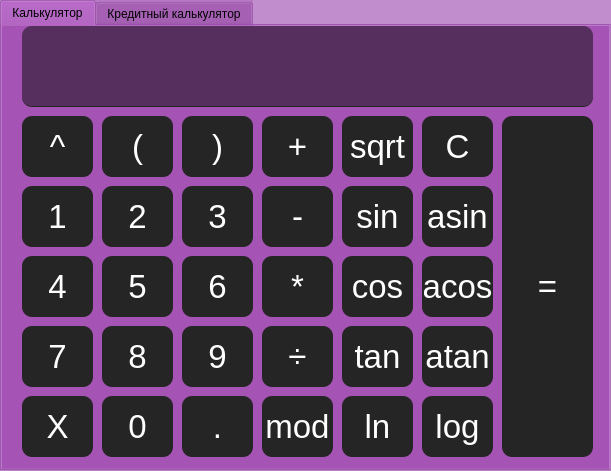
<?xml version="1.0" encoding="UTF-8"?>
<ui version="4.0">
 <class>MainWindow</class>
 <widget class="QMainWindow" name="MainWindow">
  <property name="geometry">
   <rect>
    <x>0</x>
    <y>0</y>
    <width>611</width>
    <height>471</height>
   </rect>
  </property>
  <property name="windowTitle">
   <string>MainWindow</string>
  </property>
  <property name="styleSheet">
   <string notr="true">
background-color: rgba(150, 61, 166, 64);</string>
  </property>
  <widget class="QWidget" name="centralwidget">
   <widget class="QTabWidget" name="tabWidget">
    <property name="geometry">
     <rect>
      <x>0</x>
      <y>0</y>
      <width>611</width>
      <height>471</height>
     </rect>
    </property>
    <property name="currentIndex">
     <number>0</number>
    </property>
    <widget class="QWidget" name="tab_3">
     <attribute name="title">
      <string>Калькулятор</string>
     </attribute>
     <widget class="QLabel" name="result">
      <property name="geometry">
       <rect>
        <x>20</x>
        <y>0</y>
        <width>571</width>
        <height>81</height>
       </rect>
      </property>
      <property name="styleSheet">
       <string notr="true">
    border-radius:  10px;
    background-color:  rgb(37, 37, 37);
    color:  rgb(255, 255, 255);
    font-size:  33px;
	font: 14pt &quot;Comic Sans MS&quot;;
</string>
      </property>
      <property name="text">
       <string/>
      </property>
      <property name="alignment">
       <set>Qt::AlignJustify|Qt::AlignVCenter</set>
      </property>
     </widget>
     <widget class="QPushButton" name="pushButton_2">
      <property name="geometry">
       <rect>
        <x>100</x>
        <y>160</y>
        <width>71</width>
        <height>61</height>
       </rect>
      </property>
      <property name="styleSheet">
       <string notr="true">QPushButton {
    border-radius:  10px;
    background-color:  rgb(37, 37, 37);
    color:  rgb(255, 255, 255);
    font-size:  33px;
	font: 16pt &quot;Comic Sans MS&quot;;
}

QPushButton:pressed {
    background-color:  rgb(148, 59, 165);
}</string>
      </property>
      <property name="text">
       <string>2</string>
      </property>
     </widget>
     <widget class="QPushButton" name="pushButton_mod">
      <property name="geometry">
       <rect>
        <x>260</x>
        <y>370</y>
        <width>71</width>
        <height>61</height>
       </rect>
      </property>
      <property name="styleSheet">
       <string notr="true">QPushButton {
    border-radius:  10px;
    background-color:  rgb(37, 37, 37);
    color:  rgb(255, 255, 255);
    font-size:  33px;
	font: 16pt &quot;Comic Sans MS&quot;;
}

QPushButton:pressed {
    background-color:  rgb(148, 59, 165);
}</string>
      </property>
      <property name="text">
       <string>mod</string>
      </property>
     </widget>
     <widget class="QPushButton" name="pushButton_right">
      <property name="geometry">
       <rect>
        <x>180</x>
        <y>90</y>
        <width>71</width>
        <height>61</height>
       </rect>
      </property>
      <property name="styleSheet">
       <string notr="true">QPushButton {
    border-radius:  10px;
    background-color:  rgb(37, 37, 37);
    color:  rgb(255, 255, 255);
    font-size:  33px;
	font: 16pt &quot;Comic Sans MS&quot;;
}

QPushButton:pressed {
    background-color:  rgb(148, 59, 165);
}</string>
      </property>
      <property name="text">
       <string>)</string>
      </property>
     </widget>
     <widget class="QPushButton" name="pushButton_sin">
      <property name="geometry">
       <rect>
        <x>340</x>
        <y>160</y>
        <width>71</width>
        <height>61</height>
       </rect>
      </property>
      <property name="styleSheet">
       <string notr="true">QPushButton {
    border-radius:  10px;
    background-color:  rgb(37, 37, 37);
    color:  rgb(255, 255, 255);
    font-size:  33px;
	font: 16pt &quot;Comic Sans MS&quot;;
}

QPushButton:pressed {
    background-color:  rgb(148, 59, 165);
}</string>
      </property>
      <property name="text">
       <string>sin</string>
      </property>
     </widget>
     <widget class="QPushButton" name="pushButton_9">
      <property name="geometry">
       <rect>
        <x>180</x>
        <y>300</y>
        <width>71</width>
        <height>61</height>
       </rect>
      </property>
      <property name="styleSheet">
       <string notr="true">QPushButton {
    border-radius:  10px;
    background-color:  rgb(37, 37, 37);
    color:  rgb(255, 255, 255);
    font-size:  33px;
	font: 16pt &quot;Comic Sans MS&quot;;
}

QPushButton:pressed {
    background-color:  rgb(148, 59, 165);
}</string>
      </property>
      <property name="text">
       <string>9</string>
      </property>
     </widget>
     <widget class="QPushButton" name="pushButton_1">
      <property name="geometry">
       <rect>
        <x>20</x>
        <y>160</y>
        <width>71</width>
        <height>61</height>
       </rect>
      </property>
      <property name="styleSheet">
       <string notr="true">QPushButton {
    border-radius:  10px;
    background-color:  rgb(37, 37, 37);
    color:  rgb(255, 255, 255);
    font-size:  33px;
	font: 16pt &quot;Comic Sans MS&quot;;
}

QPushButton:pressed {
    background-color:  rgb(148, 59, 165);
}</string>
      </property>
      <property name="text">
       <string>1</string>
      </property>
     </widget>
     <widget class="QPushButton" name="pushButton_left">
      <property name="geometry">
       <rect>
        <x>100</x>
        <y>90</y>
        <width>71</width>
        <height>61</height>
       </rect>
      </property>
      <property name="styleSheet">
       <string notr="true">QPushButton {
    border-radius:  10px;
    background-color:  rgb(37, 37, 37);
    color:  rgb(255, 255, 255);
    font-size:  33px;
	font: 16pt &quot;Comic Sans MS&quot;;
}

QPushButton:pressed {
    background-color:  rgb(148, 59, 165);
}</string>
      </property>
      <property name="text">
       <string>(</string>
      </property>
     </widget>
     <widget class="QPushButton" name="pushButton_point">
      <property name="geometry">
       <rect>
        <x>180</x>
        <y>370</y>
        <width>71</width>
        <height>61</height>
       </rect>
      </property>
      <property name="styleSheet">
       <string notr="true">QPushButton {
    border-radius:  10px;
    background-color:  rgb(37, 37, 37);
    color:  rgb(255, 255, 255);
    font-size:  33px;
	font: 16pt &quot;Comic Sans MS&quot;;
}

QPushButton:pressed {
    background-color:  rgb(148, 59, 165);
}</string>
      </property>
      <property name="text">
       <string>.</string>
      </property>
     </widget>
     <widget class="QPushButton" name="pushButton_ln">
      <property name="geometry">
       <rect>
        <x>340</x>
        <y>370</y>
        <width>71</width>
        <height>61</height>
       </rect>
      </property>
      <property name="styleSheet">
       <string notr="true">QPushButton {
    border-radius:  10px;
    background-color:  rgb(37, 37, 37);
    color:  rgb(255, 255, 255);
    font-size:  33px;
	font: 16pt &quot;Comic Sans MS&quot;;
}

QPushButton:pressed {
    background-color:  rgb(148, 59, 165);
}</string>
      </property>
      <property name="text">
       <string>ln</string>
      </property>
     </widget>
     <widget class="QPushButton" name="pushButton_0">
      <property name="geometry">
       <rect>
        <x>100</x>
        <y>370</y>
        <width>71</width>
        <height>61</height>
       </rect>
      </property>
      <property name="styleSheet">
       <string notr="true">QPushButton {
    border-radius:  10px;
    background-color:  rgb(37, 37, 37);
    color:  rgb(255, 255, 255);
    font-size:  33px;
	font: 16pt &quot;Comic Sans MS&quot;;
}

QPushButton:pressed {
    background-color:  rgb(148, 59, 165);
}</string>
      </property>
      <property name="text">
       <string>0</string>
      </property>
     </widget>
     <widget class="QPushButton" name="pushButton_log">
      <property name="geometry">
       <rect>
        <x>420</x>
        <y>370</y>
        <width>71</width>
        <height>61</height>
       </rect>
      </property>
      <property name="styleSheet">
       <string notr="true">QPushButton {
    border-radius:  10px;
    background-color:  rgb(37, 37, 37);
    color:  rgb(255, 255, 255);
    font-size:  33px;
	font: 16pt &quot;Comic Sans MS&quot;;
}

QPushButton:pressed {
    background-color:  rgb(148, 59, 165);
}</string>
      </property>
      <property name="text">
       <string>log</string>
      </property>
     </widget>
     <widget class="QPushButton" name="pushButton_add">
      <property name="geometry">
       <rect>
        <x>260</x>
        <y>90</y>
        <width>71</width>
        <height>61</height>
       </rect>
      </property>
      <property name="styleSheet">
       <string notr="true">QPushButton {
    border-radius:  10px;
    background-color:  rgb(37, 37, 37);
    color:  rgb(255, 255, 255);
    font-size:  33px;
	font: 16pt &quot;Comic Sans MS&quot;;
}

QPushButton:pressed {
    background-color:  rgb(148, 59, 165);
}</string>
      </property>
      <property name="text">
       <string>+</string>
      </property>
     </widget>
     <widget class="QPushButton" name="pushButton_7">
      <property name="geometry">
       <rect>
        <x>20</x>
        <y>300</y>
        <width>71</width>
        <height>61</height>
       </rect>
      </property>
      <property name="styleSheet">
       <string notr="true">QPushButton {
    border-radius:  10px;
    background-color:  rgb(37, 37, 37);
    color:  rgb(255, 255, 255);
    font-size:  33px;
	font: 16pt &quot;Comic Sans MS&quot;;
}

QPushButton:pressed {
    background-color:  rgb(148, 59, 165);
}</string>
      </property>
      <property name="text">
       <string>7</string>
      </property>
     </widget>
     <widget class="QPushButton" name="pushButton_8">
      <property name="geometry">
       <rect>
        <x>100</x>
        <y>300</y>
        <width>71</width>
        <height>61</height>
       </rect>
      </property>
      <property name="styleSheet">
       <string notr="true">QPushButton {
    border-radius:  10px;
    background-color:  rgb(37, 37, 37);
    color:  rgb(255, 255, 255);
    font-size:  33px;
	font: 16pt &quot;Comic Sans MS&quot;;
}

QPushButton:pressed {
    background-color:  rgb(148, 59, 165);
}</string>
      </property>
      <property name="text">
       <string>8</string>
      </property>
     </widget>
     <widget class="QPushButton" name="pushButton_6">
      <property name="geometry">
       <rect>
        <x>180</x>
        <y>230</y>
        <width>71</width>
        <height>61</height>
       </rect>
      </property>
      <property name="styleSheet">
       <string notr="true">QPushButton {
    border-radius:  10px;
    background-color:  rgb(37, 37, 37);
    color:  rgb(255, 255, 255);
    font-size:  33px;
	font: 16pt &quot;Comic Sans MS&quot;;
}

QPushButton:pressed {
    background-color:  rgb(148, 59, 165);
}</string>
      </property>
      <property name="text">
       <string>6</string>
      </property>
     </widget>
     <widget class="QPushButton" name="pushButton_div">
      <property name="geometry">
       <rect>
        <x>260</x>
        <y>300</y>
        <width>71</width>
        <height>61</height>
       </rect>
      </property>
      <property name="styleSheet">
       <string notr="true">QPushButton {
    border-radius:  10px;
    background-color:  rgb(37, 37, 37);
    color:  rgb(255, 255, 255);
    font-size:  33px;
	font: 16pt &quot;Comic Sans MS&quot;;
}

QPushButton:pressed {
    background-color:  rgb(148, 59, 165);
}</string>
      </property>
      <property name="text">
       <string>÷</string>
      </property>
     </widget>
     <widget class="QPushButton" name="pushButton_3">
      <property name="geometry">
       <rect>
        <x>180</x>
        <y>160</y>
        <width>71</width>
        <height>61</height>
       </rect>
      </property>
      <property name="styleSheet">
       <string notr="true">QPushButton {
    border-radius:  10px;
    background-color:  rgb(37, 37, 37);
    color:  rgb(255, 255, 255);
    font-size:  33px;
	font: 16pt &quot;Comic Sans MS&quot;;
}

QPushButton:pressed {
    background-color:  rgb(148, 59, 165);
}</string>
      </property>
      <property name="text">
       <string>3</string>
      </property>
     </widget>
     <widget class="QPushButton" name="pushButton_eq">
      <property name="geometry">
       <rect>
        <x>500</x>
        <y>90</y>
        <width>91</width>
        <height>341</height>
       </rect>
      </property>
      <property name="styleSheet">
       <string notr="true">QPushButton {
    border-radius:  10px;
    background-color:  rgb(37, 37, 37);
    color:  rgb(255, 255, 255);
    font-size:  33px;
	font: 16pt &quot;Comic Sans MS&quot;;
}

QPushButton:pressed {
    background-color:  rgb(148, 59, 165);
}</string>
      </property>
      <property name="text">
       <string>=</string>
      </property>
     </widget>
     <widget class="QPushButton" name="pushButton_pow">
      <property name="geometry">
       <rect>
        <x>20</x>
        <y>90</y>
        <width>71</width>
        <height>61</height>
       </rect>
      </property>
      <property name="styleSheet">
       <string notr="true">QPushButton {
    border-radius:  10px;
    background-color:  rgb(37, 37, 37);
    color:  rgb(255, 255, 255);
    font-size:  33px;
	font: 16pt &quot;Comic Sans MS&quot;;
}

QPushButton:pressed {
    background-color:  rgb(148, 59, 165);
}</string>
      </property>
      <property name="text">
       <string>^</string>
      </property>
     </widget>
     <widget class="QPushButton" name="pushButton_4">
      <property name="geometry">
       <rect>
        <x>20</x>
        <y>230</y>
        <width>71</width>
        <height>61</height>
       </rect>
      </property>
      <property name="styleSheet">
       <string notr="true">QPushButton {
    border-radius:  10px;
    background-color:  rgb(37, 37, 37);
    color:  rgb(255, 255, 255);
    font-size:  33px;
	font: 16pt &quot;Comic Sans MS&quot;;
}

QPushButton:pressed {
    background-color:  rgb(148, 59, 165);
}</string>
      </property>
      <property name="text">
       <string>4</string>
      </property>
     </widget>
     <widget class="QPushButton" name="pushButton_asin">
      <property name="geometry">
       <rect>
        <x>420</x>
        <y>160</y>
        <width>71</width>
        <height>61</height>
       </rect>
      </property>
      <property name="styleSheet">
       <string notr="true">QPushButton {
    border-radius:  10px;
    background-color:  rgb(37, 37, 37);
    color:  rgb(255, 255, 255);
    font-size:  33px;
	font: 16pt &quot;Comic Sans MS&quot;;
}

QPushButton:pressed {
    background-color:  rgb(148, 59, 165);
}</string>
      </property>
      <property name="text">
       <string>asin</string>
      </property>
     </widget>
     <widget class="QPushButton" name="pushButton_acos">
      <property name="geometry">
       <rect>
        <x>420</x>
        <y>230</y>
        <width>71</width>
        <height>61</height>
       </rect>
      </property>
      <property name="styleSheet">
       <string notr="true">QPushButton {
    border-radius:  10px;
    background-color:  rgb(37, 37, 37);
    color:  rgb(255, 255, 255);
    font-size:  33px;
	font: 16pt &quot;Comic Sans MS&quot;;
}

QPushButton:pressed {
    background-color:  rgb(148, 59, 165);
}</string>
      </property>
      <property name="text">
       <string>acos</string>
      </property>
     </widget>
     <widget class="QPushButton" name="pushButton_x">
      <property name="geometry">
       <rect>
        <x>20</x>
        <y>370</y>
        <width>71</width>
        <height>61</height>
       </rect>
      </property>
      <property name="styleSheet">
       <string notr="true">QPushButton {
    border-radius:  10px;
    background-color:  rgb(37, 37, 37);
    color:  rgb(255, 255, 255);
    font-size:  33px;
	font: 16pt &quot;Comic Sans MS&quot;;
}

QPushButton:pressed {
    background-color:  rgb(148, 59, 165);
}</string>
      </property>
      <property name="text">
       <string>X</string>
      </property>
     </widget>
     <widget class="QPushButton" name="pushButton_sub">
      <property name="geometry">
       <rect>
        <x>260</x>
        <y>160</y>
        <width>71</width>
        <height>61</height>
       </rect>
      </property>
      <property name="styleSheet">
       <string notr="true">QPushButton {
    border-radius:  10px;
    background-color:  rgb(37, 37, 37);
    color:  rgb(255, 255, 255);
    font-size:  33px;
	font: 16pt &quot;Comic Sans MS&quot;;
}

QPushButton:pressed {
    background-color:  rgb(148, 59, 165);
}</string>
      </property>
      <property name="text">
       <string>-</string>
      </property>
     </widget>
     <widget class="QPushButton" name="pushButton_mul">
      <property name="geometry">
       <rect>
        <x>260</x>
        <y>230</y>
        <width>71</width>
        <height>61</height>
       </rect>
      </property>
      <property name="styleSheet">
       <string notr="true">QPushButton {
    border-radius:  10px;
    background-color:  rgb(37, 37, 37);
    color:  rgb(255, 255, 255);
    font-size:  33px;
	font: 16pt &quot;Comic Sans MS&quot;;
}

QPushButton:pressed {
    background-color:  rgb(148, 59, 165);
}</string>
      </property>
      <property name="text">
       <string>*</string>
      </property>
     </widget>
     <widget class="QPushButton" name="pushButton_clean">
      <property name="geometry">
       <rect>
        <x>420</x>
        <y>90</y>
        <width>71</width>
        <height>61</height>
       </rect>
      </property>
      <property name="styleSheet">
       <string notr="true">QPushButton {
    border-radius:  10px;
    background-color:  rgb(37, 37, 37);
    color:  rgb(255, 255, 255);
    font-size:  33px;
	font: 16pt &quot;Comic Sans MS&quot;;
}

QPushButton:pressed {
    background-color:  rgb(148, 59, 165);
}</string>
      </property>
      <property name="text">
       <string>C</string>
      </property>
     </widget>
     <widget class="QPushButton" name="pushButton_cos">
      <property name="geometry">
       <rect>
        <x>340</x>
        <y>230</y>
        <width>71</width>
        <height>61</height>
       </rect>
      </property>
      <property name="styleSheet">
       <string notr="true">QPushButton {
    border-radius:  10px;
    background-color:  rgb(37, 37, 37);
    color:  rgb(255, 255, 255);
    font-size:  33px;
	font: 16pt &quot;Comic Sans MS&quot;;
}

QPushButton:pressed {
    background-color:  rgb(148, 59, 165);
}</string>
      </property>
      <property name="text">
       <string>cos</string>
      </property>
     </widget>
     <widget class="QPushButton" name="pushButton_tan">
      <property name="geometry">
       <rect>
        <x>340</x>
        <y>300</y>
        <width>71</width>
        <height>61</height>
       </rect>
      </property>
      <property name="styleSheet">
       <string notr="true">QPushButton {
    border-radius:  10px;
    background-color:  rgb(37, 37, 37);
    color:  rgb(255, 255, 255);
    font-size:  33px;
	font: 16pt &quot;Comic Sans MS&quot;;
}

QPushButton:pressed {
    background-color:  rgb(148, 59, 165);
}</string>
      </property>
      <property name="text">
       <string>tan</string>
      </property>
     </widget>
     <widget class="QPushButton" name="pushButton_5">
      <property name="geometry">
       <rect>
        <x>100</x>
        <y>230</y>
        <width>71</width>
        <height>61</height>
       </rect>
      </property>
      <property name="styleSheet">
       <string notr="true">QPushButton {
    border-radius:  10px;
    background-color:  rgb(37, 37, 37);
    color:  rgb(255, 255, 255);
    font-size:  33px;
	font: 16pt &quot;Comic Sans MS&quot;;
}

QPushButton:pressed {
    background-color:  rgb(148, 59, 165);
}</string>
      </property>
      <property name="text">
       <string>5</string>
      </property>
     </widget>
     <widget class="QPushButton" name="pushButton_atan">
      <property name="geometry">
       <rect>
        <x>420</x>
        <y>300</y>
        <width>71</width>
        <height>61</height>
       </rect>
      </property>
      <property name="styleSheet">
       <string notr="true">QPushButton {
    border-radius:  10px;
    background-color:  rgb(37, 37, 37);
    color:  rgb(255, 255, 255);
    font-size:  33px;
	font: 16pt &quot;Comic Sans MS&quot;;
}

QPushButton:pressed {
    background-color:  rgb(148, 59, 165);
}</string>
      </property>
      <property name="text">
       <string>atan</string>
      </property>
     </widget>
     <widget class="QPushButton" name="pushButton_sqrt">
      <property name="geometry">
       <rect>
        <x>340</x>
        <y>90</y>
        <width>71</width>
        <height>61</height>
       </rect>
      </property>
      <property name="styleSheet">
       <string notr="true">QPushButton {
    border-radius:  10px;
    background-color:  rgb(37, 37, 37);
    color:  rgb(255, 255, 255);
    font-size:  33px;
	font: 16pt &quot;Comic Sans MS&quot;;
}

QPushButton:pressed {
    background-color:  rgb(148, 59, 165);
}</string>
      </property>
      <property name="text">
       <string>sqrt</string>
      </property>
     </widget>
     <widget class="QScrollArea" name="scrollArea_2">
      <property name="geometry">
       <rect>
        <x>20</x>
        <y>0</y>
        <width>571</width>
        <height>80</height>
       </rect>
      </property>
      <property name="styleSheet">
       <string notr="true">
    border-radius:  10px;

</string>
      </property>
      <property name="sizeAdjustPolicy">
       <enum>QAbstractScrollArea::AdjustIgnored</enum>
      </property>
      <property name="widgetResizable">
       <bool>true</bool>
      </property>
      <widget class="QWidget" name="scrollAreaWidgetContents_2">
       <property name="geometry">
        <rect>
         <x>0</x>
         <y>0</y>
         <width>571</width>
         <height>80</height>
        </rect>
       </property>
      </widget>
     </widget>
    </widget>
    <widget class="QWidget" name="tab_4">
     <attribute name="title">
      <string>Кредитный калькулятор</string>
     </attribute>
     <widget class="QLabel" name="label">
      <property name="geometry">
       <rect>
        <x>30</x>
        <y>0</y>
        <width>211</width>
        <height>20</height>
       </rect>
      </property>
      <property name="styleSheet">
       <string notr="true">    color:  rgb(245, 245, 245);
font: 14pt &quot;Comic Sans MS&quot;;</string>
      </property>
      <property name="text">
       <string>   Общая сумма кредита (руб.)</string>
      </property>
     </widget>
     <widget class="QLabel" name="label_2">
      <property name="geometry">
       <rect>
        <x>240</x>
        <y>0</y>
        <width>131</width>
        <height>20</height>
       </rect>
      </property>
      <property name="styleSheet">
       <string notr="true">    color:  rgb(245, 245, 245);
font: 14pt &quot;Comic Sans MS&quot;;</string>
      </property>
      <property name="text">
       <string>             Срок (мес.)</string>
      </property>
     </widget>
     <widget class="QLabel" name="label_3">
      <property name="geometry">
       <rect>
        <x>380</x>
        <y>0</y>
        <width>181</width>
        <height>16</height>
       </rect>
      </property>
      <property name="styleSheet">
       <string notr="true">    color:  rgb(245, 245, 245);
font: 14pt &quot;Comic Sans MS&quot;;</string>
      </property>
      <property name="text">
       <string>   Ставка (%)</string>
      </property>
     </widget>
     <widget class="QSpinBox" name="time">
      <property name="geometry">
       <rect>
        <x>300</x>
        <y>20</y>
        <width>71</width>
        <height>31</height>
       </rect>
      </property>
      <property name="styleSheet">
       <string notr="true">    background-color:  rgb(37, 37, 37);
    color:  rgb(255, 255, 255);
	font: 14pt &quot;Comic Sans MS&quot;;</string>
      </property>
      <property name="minimum">
       <number>1</number>
      </property>
      <property name="maximum">
       <number>120</number>
      </property>
     </widget>
     <widget class="QDoubleSpinBox" name="procents">
      <property name="geometry">
       <rect>
        <x>390</x>
        <y>20</y>
        <width>81</width>
        <height>31</height>
       </rect>
      </property>
      <property name="styleSheet">
       <string notr="true">
    background-color:  rgb(37, 37, 37);
    color:  rgb(255, 255, 255);
	font: 14pt &quot;Comic Sans MS&quot;;</string>
      </property>
      <property name="minimum">
       <double>0.000000000000000</double>
      </property>
     </widget>
     <widget class="QTabWidget" name="tabWidget_2">
      <property name="geometry">
       <rect>
        <x>0</x>
        <y>60</y>
        <width>601</width>
        <height>381</height>
       </rect>
      </property>
      <property name="currentIndex">
       <number>1</number>
      </property>
      <widget class="QWidget" name="tab_5">
       <attribute name="title">
        <string>Аннуитетный тип кредита</string>
       </attribute>
       <widget class="QLabel" name="label_4">
        <property name="geometry">
         <rect>
          <x>150</x>
          <y>30</y>
          <width>211</width>
          <height>20</height>
         </rect>
        </property>
        <property name="styleSheet">
         <string notr="true">    color:  rgb(245, 245, 245);
font: 14pt &quot;Comic Sans MS&quot;;</string>
        </property>
        <property name="text">
         <string>Ежемесячный платеж:</string>
        </property>
       </widget>
       <widget class="QLabel" name="label_5">
        <property name="geometry">
         <rect>
          <x>150</x>
          <y>100</y>
          <width>211</width>
          <height>20</height>
         </rect>
        </property>
        <property name="styleSheet">
         <string notr="true">    color:  rgb(245, 245, 245);
font: 14pt &quot;Comic Sans MS&quot;;</string>
        </property>
        <property name="text">
         <string>Переплата по кредиту</string>
        </property>
       </widget>
       <widget class="QLabel" name="label_6">
        <property name="geometry">
         <rect>
          <x>150</x>
          <y>170</y>
          <width>211</width>
          <height>20</height>
         </rect>
        </property>
        <property name="styleSheet">
         <string notr="true">    color:  rgb(245, 245, 245);
font: 14pt &quot;Comic Sans MS&quot;;</string>
        </property>
        <property name="text">
         <string>Общая выплата</string>
        </property>
       </widget>
       <widget class="QLabel" name="monthly">
        <property name="geometry">
         <rect>
          <x>140</x>
          <y>60</y>
          <width>301</width>
          <height>31</height>
         </rect>
        </property>
        <property name="styleSheet">
         <string notr="true">
    border-radius:  10px;
    background-color:  rgba(37, 37, 37, 153);
    color:  rgb(255, 255, 255);
    font-size:  33px;
	font: 14pt &quot;Comic Sans MS&quot;;
</string>
        </property>
        <property name="text">
         <string/>
        </property>
       </widget>
       <widget class="QLabel" name="overpay">
        <property name="geometry">
         <rect>
          <x>140</x>
          <y>130</y>
          <width>301</width>
          <height>31</height>
         </rect>
        </property>
        <property name="styleSheet">
         <string notr="true">
    border-radius:  10px;
    background-color:  rgba(37, 37, 37, 153);
    color:  rgb(255, 255, 255);
    font-size:  33px;
	font: 14pt &quot;Comic Sans MS&quot;;
</string>
        </property>
        <property name="text">
         <string/>
        </property>
       </widget>
       <widget class="QLabel" name="totalpay">
        <property name="geometry">
         <rect>
          <x>140</x>
          <y>200</y>
          <width>301</width>
          <height>31</height>
         </rect>
        </property>
        <property name="styleSheet">
         <string notr="true">
    border-radius:  10px;
    background-color:  rgba(37, 37, 37, 153);
    color:  rgb(255, 255, 255);
    font-size:  33px;
	font: 14pt &quot;Comic Sans MS&quot;;
</string>
        </property>
        <property name="text">
         <string/>
        </property>
       </widget>
      </widget>
      <widget class="QWidget" name="tab_6">
       <attribute name="title">
        <string>Дифференцированный тип кредита</string>
       </attribute>
       <widget class="QLabel" name="label_7">
        <property name="geometry">
         <rect>
          <x>10</x>
          <y>0</y>
          <width>211</width>
          <height>20</height>
         </rect>
        </property>
        <property name="styleSheet">
         <string notr="true">    color:  rgb(245, 245, 245);
font: 14pt &quot;Comic Sans MS&quot;;</string>
        </property>
        <property name="text">
         <string>Переплата по кредиту</string>
        </property>
       </widget>
       <widget class="QLabel" name="label_8">
        <property name="geometry">
         <rect>
          <x>10</x>
          <y>60</y>
          <width>211</width>
          <height>20</height>
         </rect>
        </property>
        <property name="styleSheet">
         <string notr="true">    color:  rgb(245, 245, 245);
font: 14pt &quot;Comic Sans MS&quot;;</string>
        </property>
        <property name="text">
         <string>Общая выплата</string>
        </property>
       </widget>
       <widget class="QLabel" name="label_9">
        <property name="geometry">
         <rect>
          <x>220</x>
          <y>0</y>
          <width>211</width>
          <height>20</height>
         </rect>
        </property>
        <property name="styleSheet">
         <string notr="true">    color:  rgb(245, 245, 245);
font: 14pt &quot;Comic Sans MS&quot;;</string>
        </property>
        <property name="text">
         <string>Ежемесячный платеж:</string>
        </property>
       </widget>
       <widget class="QLabel" name="monthly_2">
        <property name="geometry">
         <rect>
          <x>210</x>
          <y>20</y>
          <width>381</width>
          <height>331</height>
         </rect>
        </property>
        <property name="styleSheet">
         <string notr="true">
    border-radius:  10px;
    background-color:  rgba(37, 37, 37, 153);
    color:  rgb(255, 255, 255);
    font-size:  33px;
	font: 14pt &quot;Comic Sans MS&quot;;
</string>
        </property>
        <property name="text">
         <string/>
        </property>
        <property name="wordWrap">
         <bool>false</bool>
        </property>
       </widget>
       <widget class="QScrollArea" name="scrollArea">
        <property name="geometry">
         <rect>
          <x>210</x>
          <y>20</y>
          <width>381</width>
          <height>331</height>
         </rect>
        </property>
        <property name="styleSheet">
         <string notr="true"/>
        </property>
        <property name="widgetResizable">
         <bool>true</bool>
        </property>
        <widget class="QWidget" name="scrollAreaWidgetContents">
         <property name="geometry">
          <rect>
           <x>0</x>
           <y>0</y>
           <width>379</width>
           <height>329</height>
          </rect>
         </property>
        </widget>
       </widget>
       <widget class="QLabel" name="overpay_2">
        <property name="geometry">
         <rect>
          <x>10</x>
          <y>20</y>
          <width>191</width>
          <height>31</height>
         </rect>
        </property>
        <property name="styleSheet">
         <string notr="true">
    border-radius:  10px;
    background-color:  rgba(37, 37, 37, 153);
    color:  rgb(255, 255, 255);
    font-size:  33px;
	font: 14pt &quot;Comic Sans MS&quot;;
</string>
        </property>
        <property name="text">
         <string/>
        </property>
       </widget>
       <widget class="QLabel" name="totalpay_2">
        <property name="geometry">
         <rect>
          <x>10</x>
          <y>90</y>
          <width>191</width>
          <height>31</height>
         </rect>
        </property>
        <property name="styleSheet">
         <string notr="true">
    border-radius:  10px;
    background-color:  rgba(37, 37, 37, 153);
    color:  rgb(255, 255, 255);
    font-size:  33px;
	font: 14pt &quot;Comic Sans MS&quot;;
</string>
        </property>
        <property name="text">
         <string/>
        </property>
       </widget>
      </widget>
     </widget>
     <widget class="QSpinBox" name="summ">
      <property name="geometry">
       <rect>
        <x>10</x>
        <y>20</y>
        <width>271</width>
        <height>31</height>
       </rect>
      </property>
      <property name="styleSheet">
       <string notr="true">    background-color:  rgb(37, 37, 37);
    color:  rgb(255, 255, 255);
	font: 14pt &quot;Comic Sans MS&quot;;</string>
      </property>
      <property name="minimum">
       <number>1</number>
      </property>
      <property name="maximum">
       <number>999999999</number>
      </property>
     </widget>
     <widget class="QPushButton" name="pushButton_calc_cred">
      <property name="geometry">
       <rect>
        <x>480</x>
        <y>20</y>
        <width>111</width>
        <height>31</height>
       </rect>
      </property>
      <property name="styleSheet">
       <string notr="true">QPushButton {
    border-radius:  10px;
    background-color:  rgb(37, 37, 37);
    color:  rgb(255, 255, 255);
    font-size:  33px;
	font: 16pt &quot;Comic Sans MS&quot;;
}

QPushButton:pressed {
    background-color:  rgb(148, 59, 165);
}</string>
      </property>
      <property name="text">
       <string>Рассчитать</string>
      </property>
     </widget>
    </widget>
   </widget>
  </widget>
 </widget>
 <resources/>
 <connections/>
</ui>
